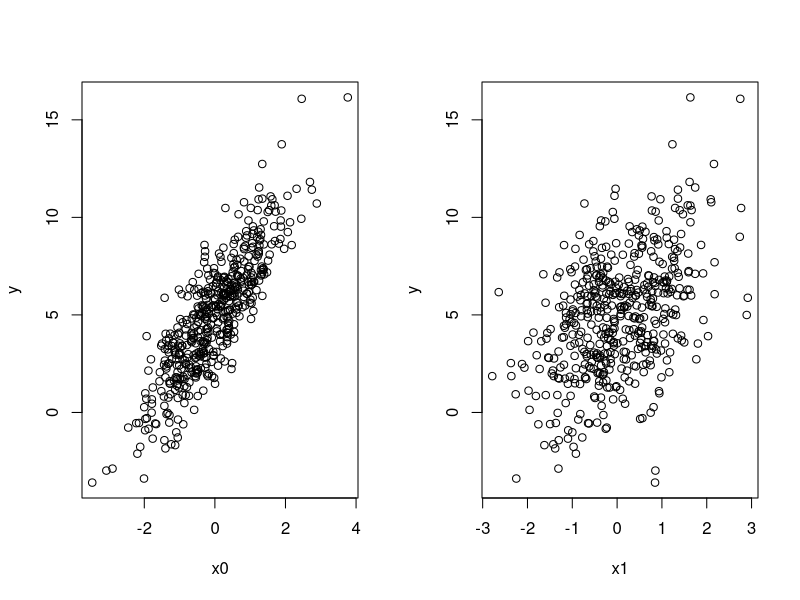
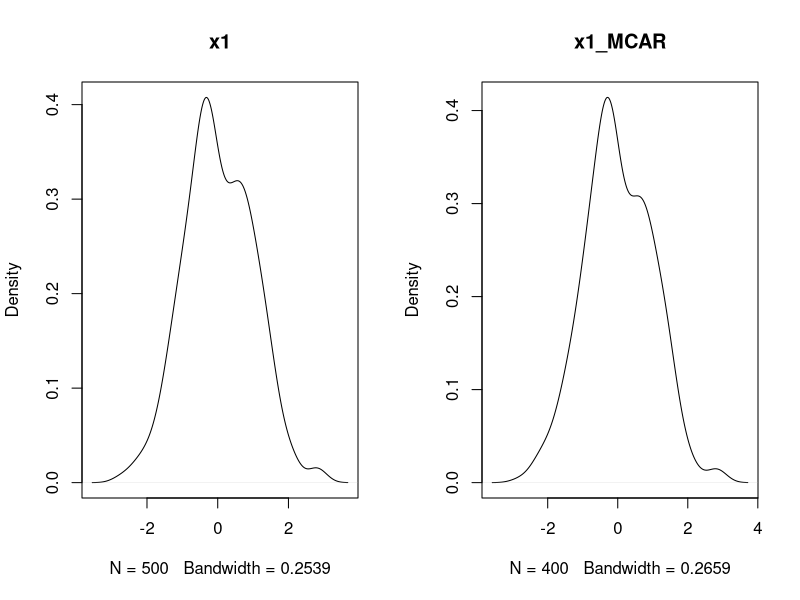

Here is the R script that generated these plots, in order:
# Set seed for replicability
set.seed(2022)

# Generate 500 random numbers
x0 <- rnorm(500)

# Generate another 500 random numbers
x1 <- rnorm(500)

# Generate z, which is a function of x and y
y <- 5 + 2.5 * x0 + 1.25 * x1 + rnorm(500)

# Generate z, also a function of y


# Make sure x against x and y look good enough
par(mfrow = c(1,2))
plot(y ~ x0)
plot(y ~ x1)

# Record the "true model"
m0 <- lm(y ~ x0 + x1)
summary(m0)

####################
# Produce MCAR on x1
####################

# Generate 100 NAs (causing 20% data loss)
na <- rep(NA, 100)
# Randomly mark some positions for NAs to enter
idx <- sample(500, 100)
# Replace original value with NAs
x1_MCAR <- x1
x1_MCAR[idx] <- na

# Plot x1 and x1_MCAR side-by-side
plot(density(x1),main="x1")
plot(density(x1_MCAR, na.rm=T), main = "x1_MCAR")

m_MCAR <- lm(y~x0+x1_MCAR, na.action=na.exclude)
summary(m_MCAR)

